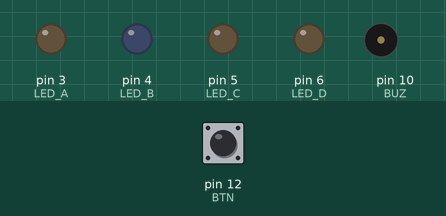
Recording of a sketch running on a simulated Arduino Uno, built with avr-gcc and run on an emulated ATmega328P. On the bench: output pins drawn as LEDs (lit = HIGH), buzzer (waves = sounding, pin HIGH). Inputs (shaded band) come from the test bench; at power-on: pin 12 (BTN) HIGH.

Above: at 0.15 s.
Timing chart, 0 to 0.2 s (numbered marks = the images above; inputs shaded):
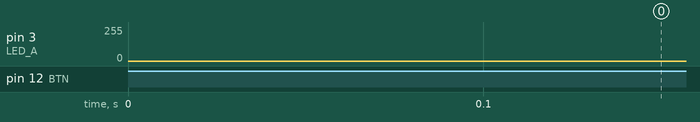

The sketch:

charlieplexing.ino
```cpp
#define LED_A 3
#define LED_B 4
#define LED_C 5
#define LED_D 6

#define BUZ 10
#define BTN 12
#define POT 14

int highs[] = { LED_A, LED_B, LED_C, LED_D, LED_A, LED_B, LED_C, LED_D, LED_A, LED_B, LED_C, LED_D };
int lows[] = { LED_B, LED_A, LED_D, LED_C, LED_C, LED_D, LED_A, LED_B, LED_D, LED_C, LED_B, LED_A };

int target = 0;

void setup() {

  pinMode(LED_A, INPUT);
  pinMode(LED_B, INPUT);
  pinMode(LED_C, INPUT);
  pinMode(LED_D, INPUT);

  pinMode(BUZ, OUTPUT);
  pinMode(BTN, INPUT);
  pinMode(POT, INPUT);

}

void loop()
{
  if (digitalRead(BTN) == LOW) {
    if (target < 11) { target += 1; }
    else { target = 0; }
  }
  set_pins(target);
}

void set_pins(int target)
{
  // reset all the pins
  reset_pins();

  // set the high and low pins to output
  pinMode(highs[target], OUTPUT);
  pinMode(lows[target], OUTPUT);

  // set high pin to logic high, low to logic low
  digitalWrite(highs[target], HIGH);
  digitalWrite(lows[target],LOW);
}

void reset_pins()
{
  // start by ensuring all pins are at input and low
  pinMode(LED_A, INPUT);
  pinMode(LED_B, INPUT);
  pinMode(LED_C, INPUT);
  pinMode(LED_D, INPUT);

  digitalWrite(LED_A, LOW);
  digitalWrite(LED_B, LOW);
  digitalWrite(LED_C, LOW);
  digitalWrite(LED_D, LOW);
}
```
